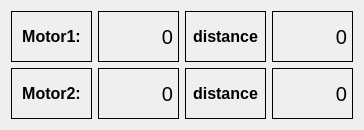
                <widget class="QWidget" name="tab_5">
                 <attribute name="title">
                  <string>Motor Position</string>
                 </attribute>
                 <layout class="QGridLayout" name="gridLayout_12">
                  <item row="0" column="0">
                   <widget class="QLabel" name="label_8">
                    <property name="sizePolicy">
                     <sizepolicy hsizetype="Preferred" vsizetype="Fixed">
                      <horstretch>0</horstretch>
                      <verstretch>1</verstretch>
                     </sizepolicy>
                    </property>
                    <property name="minimumSize">
                     <size>
                      <width>81</width>
                      <height>51</height>
                     </size>
                    </property>
                    <property name="font">
                     <font>
                      <pointsize>12</pointsize>
                      <weight>75</weight>
                      <bold>true</bold>
                     </font>
                    </property>
                    <property name="frameShape">
                     <enum>QFrame::Box</enum>
                    </property>
                    <property name="text">
                     <string>Motor1:</string>
                    </property>
                    <property name="alignment">
                     <set>Qt::AlignCenter</set>
                    </property>
                   </widget>
                  </item>
                  <item row="0" column="1">
                   <widget class="QLabel" name="label_position_Motor2">
                    <property name="sizePolicy">
                     <sizepolicy hsizetype="Preferred" vsizetype="Fixed">
                      <horstretch>0</horstretch>
                      <verstretch>0</verstretch>
                     </sizepolicy>
                    </property>
                    <property name="minimumSize">
                     <size>
                      <width>81</width>
                      <height>51</height>
                     </size>
                    </property>
                    <property name="font">
                     <font>
                      <pointsize>15</pointsize>
                      <weight>50</weight>
                      <bold>false</bold>
                     </font>
                    </property>
                    <property name="frameShape">
                     <enum>QFrame::Box</enum>
                    </property>
                    <property name="text">
                     <string>0</string>
                    </property>
                    <property name="scaledContents">
                     <bool>false</bool>
                    </property>
                    <property name="alignment">
                     <set>Qt::AlignRight|Qt::AlignTrailing|Qt::AlignVCenter</set>
                    </property>
                    <property name="margin">
                     <number>0</number>
                    </property>
                   </widget>
                  </item>
                  <item row="0" column="2">
                   <widget class="QLabel" name="label_11">
                    <property name="sizePolicy">
                     <sizepolicy hsizetype="Preferred" vsizetype="Fixed">
                      <horstretch>0</horstretch>
                      <verstretch>0</verstretch>
                     </sizepolicy>
                    </property>
                    <property name="minimumSize">
                     <size>
                      <width>81</width>
                      <height>51</height>
                     </size>
                    </property>
                    <property name="font">
                     <font>
                      <pointsize>12</pointsize>
                      <weight>75</weight>
                      <bold>true</bold>
                     </font>
                    </property>
                    <property name="frameShape">
                     <enum>QFrame::Box</enum>
                    </property>
                    <property name="text">
                     <string>distance</string>
                    </property>
                    <property name="alignment">
                     <set>Qt::AlignCenter</set>
                    </property>
                   </widget>
                  </item>
                  <item row="0" column="3">
                   <widget class="QLabel" name="label_distance_Motor1">
                    <property name="sizePolicy">
                     <sizepolicy hsizetype="Preferred" vsizetype="Fixed">
                      <horstretch>0</horstretch>
                      <verstretch>0</verstretch>
                     </sizepolicy>
                    </property>
                    <property name="minimumSize">
                     <size>
                      <width>81</width>
                      <height>51</height>
                     </size>
                    </property>
                    <property name="font">
                     <font>
                      <pointsize>15</pointsize>
                     </font>
                    </property>
                    <property name="frameShape">
                     <enum>QFrame::Box</enum>
                    </property>
                    <property name="text">
                     <string>0</string>
                    </property>
                    <property name="alignment">
                     <set>Qt::AlignRight|Qt::AlignTrailing|Qt::AlignVCenter</set>
                    </property>
                   </widget>
                  </item>
                  <item row="1" column="0">
                   <widget class="QLabel" name="label_9">
                    <property name="sizePolicy">
                     <sizepolicy hsizetype="Preferred" vsizetype="Fixed">
                      <horstretch>0</horstretch>
                      <verstretch>1</verstretch>
                     </sizepolicy>
                    </property>
                    <property name="minimumSize">
                     <size>
                      <width>81</width>
                      <height>51</height>
                     </size>
                    </property>
                    <property name="font">
                     <font>
                      <pointsize>12</pointsize>
                      <weight>75</weight>
                      <bold>true</bold>
                     </font>
                    </property>
                    <property name="frameShape">
                     <enum>QFrame::Box</enum>
                    </property>
                    <property name="text">
                     <string>Motor2:</string>
                    </property>
                    <property name="alignment">
                     <set>Qt::AlignCenter</set>
                    </property>
                   </widget>
                  </item>
                  <item row="1" column="1">
                   <widget class="QLabel" name="label_position_Motor1">
                    <property name="sizePolicy">
                     <sizepolicy hsizetype="Preferred" vsizetype="Fixed">
                      <horstretch>0</horstretch>
                      <verstretch>0</verstretch>
                     </sizepolicy>
                    </property>
                    <property name="minimumSize">
                     <size>
                      <width>81</width>
                      <height>51</height>
                     </size>
                    </property>
                    <property name="font">
                     <font>
                      <pointsize>15</pointsize>
                     </font>
                    </property>
                    <property name="frameShape">
                     <enum>QFrame::Box</enum>
                    </property>
                    <property name="text">
                     <string>0</string>
                    </property>
                    <property name="alignment">
                     <set>Qt::AlignRight|Qt::AlignTrailing|Qt::AlignVCenter</set>
                    </property>
                   </widget>
                  </item>
                  <item row="1" column="2">
                   <widget class="QLabel" name="label_12">
                    <property name="sizePolicy">
                     <sizepolicy hsizetype="Preferred" vsizetype="Fixed">
                      <horstretch>0</horstretch>
                      <verstretch>0</verstretch>
                     </sizepolicy>
                    </property>
                    <property name="minimumSize">
                     <size>
                      <width>81</width>
                      <height>51</height>
                     </size>
                    </property>
                    <property name="font">
                     <font>
                      <pointsize>12</pointsize>
                      <weight>75</weight>
                      <bold>true</bold>
                     </font>
                    </property>
                    <property name="frameShape">
                     <enum>QFrame::Box</enum>
                    </property>
                    <property name="text">
                     <string>distance</string>
                    </property>
                    <property name="alignment">
                     <set>Qt::AlignCenter</set>
                    </property>
                   </widget>
                  </item>
                  <item row="1" column="3">
                   <widget class="QLabel" name="label_distance_Motor2">
                    <property name="sizePolicy">
                     <sizepolicy hsizetype="Preferred" vsizetype="Fixed">
                      <horstretch>0</horstretch>
                      <verstretch>0</verstretch>
                     </sizepolicy>
                    </property>
                    <property name="minimumSize">
                     <size>
                      <width>81</width>
                      <height>51</height>
                     </size>
                    </property>
                    <property name="font">
                     <font>
                      <pointsize>15</pointsize>
                     </font>
                    </property>
                    <property name="frameShape">
                     <enum>QFrame::Box</enum>
                    </property>
                    <property name="text">
                     <string>0</string>
                    </property>
                    <property name="alignment">
                     <set>Qt::AlignRight|Qt::AlignTrailing|Qt::AlignVCenter</set>
                    </property>
                   </widget>
                  </item>
                 </layout>
                </widget>
